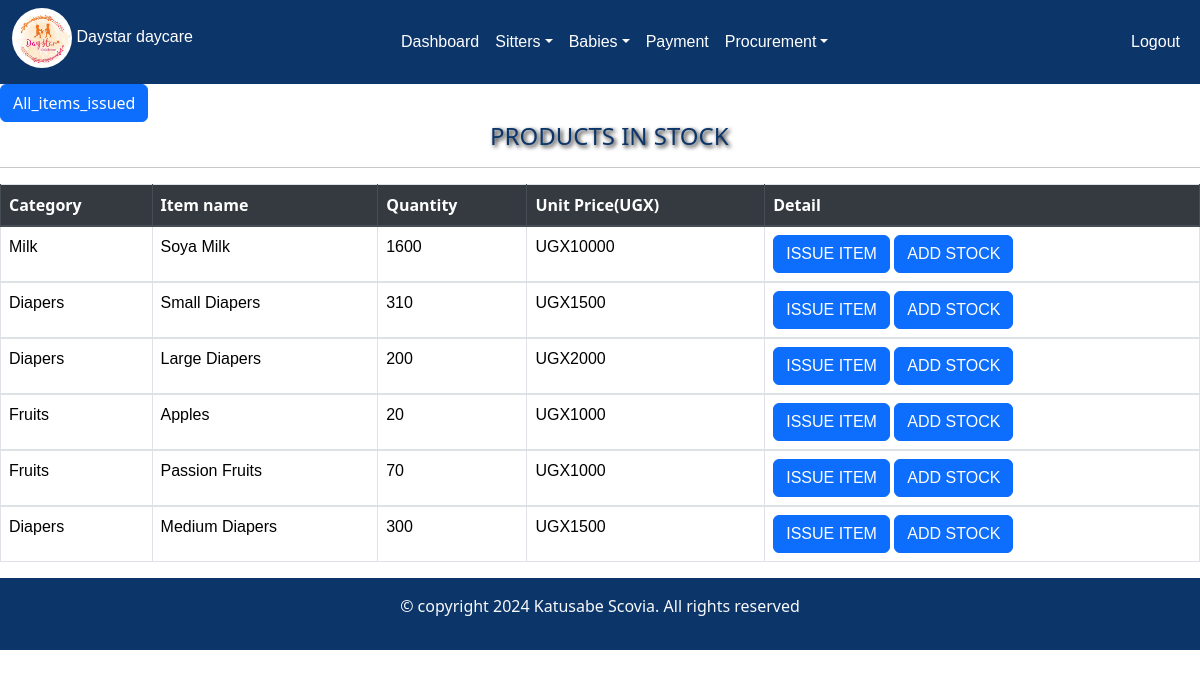
Screenshot of /inventories/ (signed in) with the database file from the repository.
### day/models.py (models this page shows, shortened)
class  Procurement(models.Model):
    category = models.ForeignKey(Category,on_delete=models.CASCADE,null=True, blank=True)
    item_name = models.CharField(max_length=200,)
    Quantity=models.IntegerField(default=0)
    date=models.DateField(auto_now_add=True, null=True)
    Unit_price=models.IntegerField( null=True)
    received_quantity=models.IntegerField(default=0,null=True,blank=True)

class Category(models.Model):
    name = models.CharField(max_length=100,null=True, blank=True)
    def __str__(self):
        return self.name

### day/views.py (the view)
# urls.py: path('inventories/', views.inventories, name='inventories'),
@login_required
def inventories(request):
    inventory=Procurement.objects.all()
    return render(request,'inventories.html',{'inventory':inventory})

### day/templates/inventories.html (shortened to what this page needs)
{% extends 'base.html' %}
{% load static %}
{% block content %}
    <a href="/all_issue_items"  class="hover-button"><input type= "submit" value="All_items_issued" class="btn btn-primary" type="button"/></a>
<div class="table-container">
        <h4 >PRODUCTS  IN  STOCK</h4><hr>
</div>
<table class="table table-bordered">
    <thead class="thead-dark table-bordered">
        <tr>
            <th scope="col" class="project-h1">Category</th>
            <th scope="col" class="project-h1">Item name</th>
            <th scope="col" class="project-h1">Quantity</th>
            <th scope="col" class="project-h1">Unit Price(UGX)</th>
            <th scope="col" class="project-h1">Detail</th>
        </tr>
    </thead>
    {% for product  in inventory %}
    <tbody>
        <tr style="font-family: sans-serif;">
            <td>{{product.category}}</td>
            <td>{{product.item_name}}</td>
             <td>{{product.Quantity}}</td>
            <td>UGX{{product.Unit_price}}</td>
           <div>
            <td >
                <a href="{% url 'issue' pk=product.id %}" class="btn btn-primary">ISSUE ITEM</a>
                <a href="{% url 'add_to_stocks' pk=product.id %}" class="btn btn-primary">ADD STOCK</a>
            </td>
        </div>
        </tr>
    </tbody>
    {% endfor %}
</table>
{% endblock %}

### day/templates/inventories.html (style rules this page uses)
h4 { color:#0C356A; text-shadow: 2px 2px 4px #000000; margin-left: 490px; }

### rows the page displays
Procurement: category "Milk", item_name "Soya Milk", Quantity "1600", Unit_price "10000"
Procurement: category "Diapers", item_name "Small Diapers", Quantity "310", Unit_price "1500"
Procurement: category "Diapers", item_name "Large Diapers", Quantity "200", Unit_price "2000"
Procurement: category "Fruits", item_name "Apples", Quantity "20", Unit_price "1000"
Procurement: category "Fruits", item_name "Passion Fruits", Quantity "70", Unit_price "1000"
Procurement: category "Diapers", item_name "Medium Diapers", Quantity "300", Unit_price "1500"
